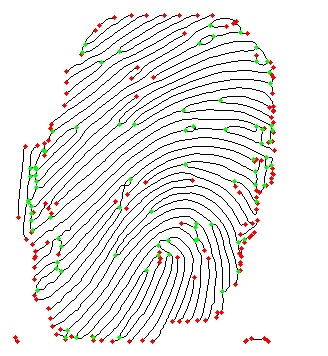
#> input picture Project/minutiaeVisualisation2.jpg, 328 x 356 px, given in place of 002_R3_3.bmp, which was not available
$ python main.py
#> lines starting #> are read from the running program, lines starting #| are printed output that depends on the picture; after the words box and inside, x2 and y2 are one past the last pixel; in counts of white or black regions, pixels touching at a corner belong together; pictures that were not available may be replaced by others from this repository, and a replacement may not be noted
### Cascade1Fingerprint_Processor.py
import cv2 as cv
import numpy as np
import json
from glob import glob
from Fingerprint_Extractor import feature_extractor
from image_enhancement.normalization import normalize
from image_enhancement.segmentation import create_segmented_and_variance_images
from image_enhancement.orientation import calculate_angles
from image_enhancement.frequency import ridge_freq
from image_enhancement.gabor_filter import gabor_filter
from image_enhancement.skeletonize import skeletonize

#zeke

def load_image(image_path):
    return cv.imread(image_path, cv.IMREAD_GRAYSCALE)

def process_fingerprint(image_path, output_dir):
    img = cv.imread(image_path, cv.IMREAD_GRAYSCALE)
#> img: shape (356, 328); min 0, max 255, mean 235.6

    # Perform image enhancement and processing steps
    normalized_img = normalize(img, 100, 100)
    cv.imwrite(f'{output_dir}/01_normalized.jpg', normalized_img)
    segmented_img, norm_img, mask = create_segmented_and_variance_images(normalized_img, 16, 0.2)  #set the background threshhold to 0.37 and window size to 8
    cv.imwrite(f'{output_dir}/02_segmented.jpg', segmented_img)
    angles = calculate_angles(norm_img, 16)
    freq = ridge_freq(norm_img, mask, angles, 16, 5, 5, 15)
    gabor_img = gabor_filter(norm_img, angles, freq)
    cv.imwrite(f'{output_dir}/03_gabor_filtered.jpg', gabor_img)
    skeleton_img = skeletonize(gabor_img)
    cv.imwrite(f'{output_dir}/04_skeleton.jpg', skeleton_img)
    #minutiae_img = calculate_minutiaes(skeleton_img, kernel_size=3, edge_margin=2)

    return skeleton_img, mask
    #return minutiae_img

def center_fingerprint_roi(img, mask):
    # Find contours in the mask
    contours, _ = cv.findContours(mask, cv.RETR_EXTERNAL, cv.CHAIN_APPROX_SIMPLE)

    # Assuming the largest contour corresponds to the fingerprint
    if contours:
        cnt = max(contours, key=cv.contourArea)
        x, y, w, h = cv.boundingRect(cnt)  # Get the bounding box of the fingerprint

        # Calculate the center of the bounding box
        cx, cy = x + w // 2, y + h // 2

        # Calculate the center of the image
        img_cx, img_cy = img.shape[1] // 2, img.shape[0] // 2

        # Calculate the offsets needed to center the bounding box in the image
        offset_x, offset_y = img_cx - cx, img_cy - cy

        # Initialize a new image frame with the same size as the original image
        new_image = np.zeros_like(img)

        # Ensure the offsets do not exceed the original image's bounds
        # This is a simple check; a more robust solution may require additional checks
        if 0 <= y + offset_y < img.shape[0] and 0 <= x + offset_x < img.shape[1]:
            # Place the ROI in the center of the new image frame
            new_image[y + offset_y:y + offset_y + h, x + offset_x:x + offset_x + w] = img[y:y + h, x:x + w]

        return new_image

    return img  # Return the original if no contours found

# [60 lines left out: functions minutiae_counts, divide_into_grids, visualize_minutiae, save_cascade1_output, not called in this run]

### Fingerprint Extractor/image_enhancement/normalization.py
#SOURCED
"""
Normalization is used to standardize the intensity values in an image by adjusting the range of
gray level values so that they extend in a desired range of values and improve the contrast of the
image. The main goal of normalization is to reduce the variance of the gray level value along the
ridges to facilitate subsequent processing steps
"""
from math import sqrt
import numpy as np


def normalize_pixel(x, v0, v, m, m0):
    """
    From Handbook of Fingerprint Recognition pg 133
    Normalize job used by Hong, Wan and Jain(1998)
    similar to https://pdfs.semanticscholar.org/6e86/1d0b58bdf7e2e2bb0ecbf274cee6974fe13f.pdf equation 21
    :param x: pixel value
    :param v0: desired variance
    :param v: global image variance
    :param m: global image mean
    :param m0: desired mean
    :return: normilized pixel
    """
    dev_coeff = sqrt((v0 * ((x - m)**2)) / v)
    return m0 + dev_coeff if x > m else m0 - dev_coeff

def normalize(im, m0, v0):
#> called with m0 = 100, v0 = 100
    m = np.mean(im)
#> m = 235.6
    v = np.std(im) ** 2
#> v = 4123.5
    (y, x) = im.shape
#> y = 356; x = 328
    normilize_image = im.copy()
    for i in range(x):
        for j in range(y):
            normilize_image[j, i] = normalize_pixel(im[j, i], v0, v, m, m0)
#> this loop made 328 passes
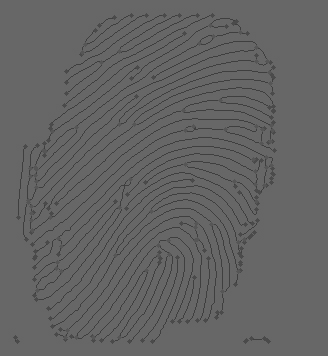
#> normilize_image: shape (356, 328); min 63, max 103, mean 99.8

    return normilize_image

### Fingerprint Extractor/image_enhancement/segmentation.py
#SOURCED AND EDITED
"""
In order to eliminate the edges of the image and areas that are too noisy, segmentation is
necessary. It is based on the calculation of the variance of gray levels. For this purpose, the image
is divided into sub-blocks of (W × W) size’s and for each block the variance.
Then, the root of the variance of each block is compared with a threshold T, if the value obtained
is lower than the threshold, then the corresponding block is considered as the background of the
image and will be excluded by the subsequent processing.

The selected threshold value is T = 0.2 and the selected block size is W = 16

This step makes it possible to reduce the size of the useful part of the image and subsequently to
optimize the extraction phase of the biometric data.
"""
import numpy as np
import cv2 as cv


def normalise(img):
    return (img - np.mean(img))/(np.std(img))


def create_segmented_and_variance_images(im, w, threshold=.2):
    """
    Returns mask identifying the ROI. Calculates the standard deviation in each image block and threshold the ROI
    It also normalises the intesity values of
    the image so that the ridge regions have zero mean, unit standard
    deviation.
    :param im: Image
    :param w: size of the block
    :param threshold: std threshold
    :return: segmented_image
    """
#> called with w = 16, threshold = 0.2
    (y, x) = im.shape
    threshold = np.std(im)*threshold

    image_variance = np.zeros(im.shape)
    segmented_image = im.copy()
    mask = np.ones_like(im)

    for i in range(0, x, w):
        for j in range(0, y, w):
            box = [i, j, min(i + w, x), min(j + w, y)]
            block_stddev = np.std(im[box[1]:box[3], box[0]:box[2]])
            image_variance[box[1]:box[3], box[0]:box[2]] = block_stddev
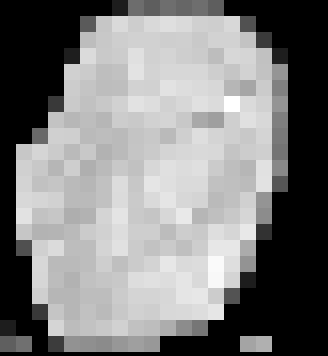
#> image_variance: shape (356, 328) float64; min 0, max 15.51, mean 7.82; drawn with min black and max white

    # apply threshold
    mask[image_variance < threshold] = 0

    # smooth mask with a open/close morphological filter
    kernel = cv.getStructuringElement(cv.MORPH_ELLIPSE,(w*2, w*2))
    mask = cv.morphologyEx(mask, cv.MORPH_OPEN, kernel)
    mask = cv.morphologyEx(mask, cv.MORPH_CLOSE, kernel)

    # normalize segmented image
    segmented_image *= mask
    im = normalise(im)
    mean_val = np.mean(im[mask==0])
    std_val = np.std(im[mask==0])
    norm_img = (im - mean_val)/(std_val)
#> in process_fingerprint, `segmented_img, norm_img, mask = create_segmented_and_variance_images(n..`:
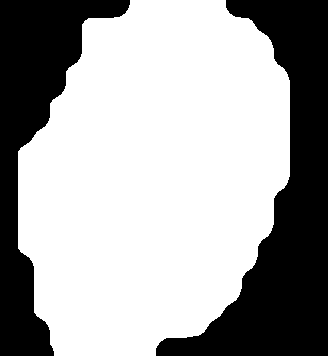
#> mask: shape (356, 328); values 0 (black) and 1 (white), 65.2% white; 2 black regions, box (x1, y1, x2, y2) and area: (156, 0, 328, 356) 24280, (0, 0, 130, 356) 16337

    return segmented_image, norm_img, mask

### Fingerprint Extractor/image_enhancement/orientation.py
#SOURCED
import math
import numpy as np
import cv2 as cv


def calculate_angles(im, W, smoth=False):
    """
    anisotropy orientation estimate, based on equations 5 from:
    https://pdfs.semanticscholar.org/6e86/1d0b58bdf7e2e2bb0ecbf274cee6974fe13f.pdf
    :param im:
    :param W: int width of the ridge
    :return: array
    """
#> called with W = 16, smoth = False
    j1 = lambda x, y: 2 * x * y
    j2 = lambda x, y: x ** 2 - y ** 2
    j3 = lambda x, y: x ** 2 + y ** 2

    (y, x) = im.shape

    sobelOperator = [[-1, 0, 1], [-2, 0, 2], [-1, 0, 1]]
    ySobel = np.array(sobelOperator).astype(int)
    xSobel = np.transpose(ySobel).astype(int)

    result = [[] for i in range(1, y, W)]

    Gx_ = cv.filter2D(im/125,-1, ySobel)*125
    Gy_ = cv.filter2D(im/125,-1, xSobel)*125
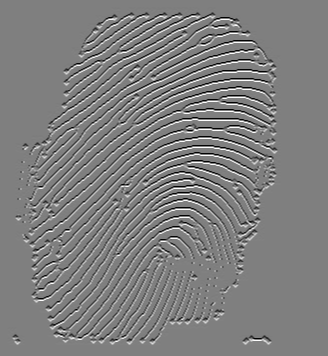
#> Gy_: shape (356, 328) float64; min -92.12, max 92.12, mean 0; drawn with min black and max white

    for j in range(1, y, W):
        for i in range(1, x, W):
            nominator = 0
            denominator = 0
            for l in range(j, min(j + W, y - 1)):
                for k in range(i, min(i + W , x - 1)):
                    Gx = round(Gx_[l, k])  # horizontal gradients at l, k
                    Gy = round(Gy_[l, k])  # vertial gradients at l, k
                    nominator += j1(Gx, Gy)
                    denominator += j2(Gx, Gy)

            if nominator or denominator:
                angle = (math.pi + math.atan2(nominator, denominator)) / 2
                orientation = np.pi/2 + math.atan2(nominator,denominator)/2
                result[int((j-1) // W)].append(angle)
            else:
                result[int((j-1) // W)].append(0)


    result = np.array(result)

    if smoth:
        result = smooth_angles(result)

    return result


def gauss(x, y):
    ssigma = 1.0
    return (1 / (2 * math.pi * ssigma)) * math.exp(-(x * x + y * y) / (2 * ssigma))


# [56 lines left out: functions kernel_from_function, smooth_angles, get_line_ends, visualize_angles, not called in this run]

### Fingerprint Extractor/image_enhancement/frequency.py
#SOURCED
import numpy as np
import math
import scipy.ndimage


def frequest(im, orientim, kernel_size, minWaveLength, maxWaveLength):
    """
    Based on https://pdfs.semanticscholar.org/ca0d/a7c552877e30e1c5d87dfcfb8b5972b0acd9.pdf pg.14
    Function to estimate the fingerprint ridge frequency within a small block
    of a fingerprint image.
    An image block the same size as im with all values set to the estimated ridge spatial frequency.  If a
    ridge frequency cannot be found, or cannot be found within the limits set by min and max Wavlength freqim is set to zeros.
    """
    rows, cols = np.shape(im)

    # Find mean orientation within the block. This is done by averaging the
    # sines and cosines of the doubled angles before reconstructing the angle again.
    cosorient = np.cos(2*orientim) # np.mean(np.cos(2*orientim))
    sinorient = np.sin(2*orientim) # np.mean(np.sin(2*orientim))
    block_orient = math.atan2(sinorient,cosorient)/2

    # Rotate the image block so that the ridges are vertical
    rotim = scipy.ndimage.rotate(im,block_orient/np.pi*180 + 90,axes=(1,0),reshape = False,order = 3,mode = 'nearest')

    # Now crop the image so that the rotated image does not contain any invalid regions.
    cropsze = int(np.fix(rows/np.sqrt(2)))
    offset = int(np.fix((rows-cropsze)/2))
    rotim = rotim[offset:offset+cropsze][:,offset:offset+cropsze]

    # Sum down the columns to get a projection of the grey values down the ridges.
    ridge_sum = np.sum(rotim, axis = 0)
    dilation = scipy.ndimage.grey_dilation(ridge_sum, kernel_size, structure=np.ones(kernel_size))
    ridge_noise = np.abs(dilation - ridge_sum); peak_thresh = 2;
    maxpts = (ridge_noise < peak_thresh) & (ridge_sum > np.mean(ridge_sum))
    maxind = np.where(maxpts)
    _, no_of_peaks = np.shape(maxind)

    # Determine the spatial frequency of the ridges by dividing the
    # distance between the 1st and last peaks by the (No of peaks-1). If no
    # peaks are detected, or the wavelength is outside the allowed bounds, the frequency image is set to 0
    if(no_of_peaks<2):
        freq_block = np.zeros(im.shape)
    else:
        waveLength = (maxind[0][-1] - maxind[0][0])/(no_of_peaks - 1)
        if waveLength>=minWaveLength and waveLength<=maxWaveLength:
            freq_block = 1/np.double(waveLength) * np.ones(im.shape)
        else:
            freq_block = np.zeros(im.shape)
    return(freq_block)


def ridge_freq(im, mask, orient, block_size, kernel_size, minWaveLength, maxWaveLength):
    # Function to estimate the fingerprint ridge frequency across a
    # fingerprint image.
#> called with block_size = 16, kernel_size = 5, minWaveLength = 5, maxWaveLength = 15
    rows,cols = im.shape
    freq = np.zeros((rows,cols))

    for row in range(0, rows - block_size, block_size):
        for col in range(0, cols - block_size, block_size):
            image_block = im[row:row + block_size][:, col:col + block_size]
            angle_block = orient[row // block_size][col // block_size]
            if angle_block:
                freq[row:row + block_size][:, col:col + block_size] = frequest(image_block, angle_block, kernel_size,
                                                                               minWaveLength, maxWaveLength)
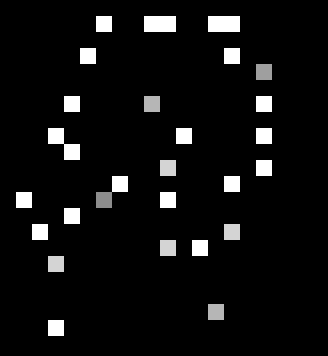
#> freq: shape (356, 328) float64; min 0, max 0.2, mean 0.0123; drawn with min black and max white

    freq = freq*mask
    freq_1d = np.reshape(freq,(1,rows*cols))
    ind = np.where(freq_1d>0)
    ind = np.array(ind)
    ind = ind[1,:]
    non_zero_elems_in_freq = freq_1d[0][ind]
    medianfreq = np.median(non_zero_elems_in_freq) * mask

    return medianfreq

### Fingerprint Extractor/image_enhancement/gabor_filter.py
#SOURCED
"""
The principle of gabor filtering is to modify the value of the pixels of an image, generally in order to
improve its appearance. In practice, it is a matter of creating a new image using the pixel values
of the original image, in order to select in the Fourier domain the set of frequencies that make up
the region to be detected. The filter used is the Gabor filter with even symmetry and oriented at 0 degrees.

The resulting image will be the spatial convolution of the original (normalized) image and one of
the base filters in the direction and local frequency from the two directional and frequency maps
https://airccj.org/CSCP/vol7/csit76809.pdf pg.91
"""

import numpy as np
import scipy
def gabor_filter(im, orient, freq, kx=0.65, ky=0.65):
    """
    Gabor filter is a linear filter used for edge detection. Gabor filter can be viewed as a sinusoidal plane of
    particular frequency and orientation, modulated by a Gaussian envelope.
    :param im:
    :param orient:
    :param freq:
    :param kx:
    :param ky:
    :return:
    """
#> called with kx = 0.65, ky = 0.65
    angleInc = 3
    im = np.double(im)
    rows, cols = im.shape
    return_img = np.zeros((rows,cols))

    # Round the array of frequencies to the nearest 0.01 to reduce the
    # number of distinct frequencies we have to deal with.
    freq_1d = freq.flatten()
    frequency_ind = np.array(np.where(freq_1d>0))
    non_zero_elems_in_freq = freq_1d[frequency_ind]
    non_zero_elems_in_freq = np.double(np.round((non_zero_elems_in_freq*100)))/100
    unfreq = np.unique(non_zero_elems_in_freq)

    # Generate filters corresponding to these distinct frequencies and
    # orientations in 'angleInc' increments.
    sigma_x = 1/unfreq*kx
    sigma_y = 1/unfreq*ky
    block_size = np.round(3*np.max([sigma_x,sigma_y]))
    array = np.linspace(-block_size,block_size, int(2*block_size + 1))
    x, y = np.meshgrid(array, array)

    # gabor filter equation
    reffilter = np.exp(-(((np.power(x,2))/(sigma_x*sigma_x) + (np.power(y,2))/(sigma_y*sigma_y)))) * np.cos(2*np.pi*unfreq[0]*x)
    filt_rows, filt_cols = reffilter.shape
    gabor_filter = np.array(np.zeros((180//angleInc, filt_rows, filt_cols)))

    # Generate rotated versions of the filter.
    for degree in range(0,180//angleInc):
        rot_filt = scipy.ndimage.rotate(reffilter,-(degree*angleInc + 90),reshape = False)
        gabor_filter[degree] = rot_filt

    # Convert orientation matrix values from radians to an index value that corresponds to round(degrees/angleInc)
    maxorientindex = np.round(180/angleInc)
    orientindex = np.round(orient/np.pi*180/angleInc)
    for i in range(0,rows//16):
        for j in range(0,cols//16):
            if(orientindex[i][j] < 1):
                orientindex[i][j] = orientindex[i][j] + maxorientindex
            if(orientindex[i][j] > maxorientindex):
                orientindex[i][j] = orientindex[i][j] - maxorientindex

    # Find indices of matrix points greater than maxsze from the image boundary
    block_size = int(block_size)
    valid_row, valid_col = np.where(freq>0)
    finalind = \
        np.where((valid_row>block_size) & (valid_row<rows - block_size) & (valid_col>block_size) & (valid_col<cols - block_size))

    for k in range(0, np.shape(finalind)[1]):
        r = valid_row[finalind[0][k]]; c = valid_col[finalind[0][k]]
        img_block = im[r-block_size:r+block_size + 1][:,c-block_size:c+block_size + 1]
        return_img[r][c] = np.sum(img_block * gabor_filter[int(orientindex[r//16][c//16]) - 1])
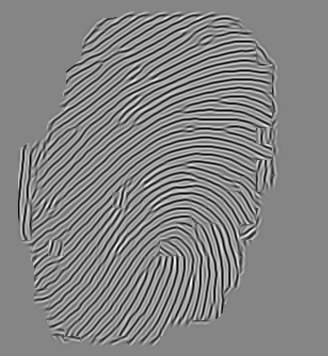
#> return_img: shape (356, 328) float64; min -137.2, max 125.7, mean -1; drawn with min black and max white

    gabor_img = 255 - np.array((return_img < 0)*255).astype(np.uint8)
#> gabor_img: shape (356, 328); 72.6% white; black in thin lines or dots, all inside (x1, y1, x2, y2) = (18, 11, 285, 346)

    return gabor_img

### Fingerprint Extractor/image_enhancement/skeletonize.py
#SOURCED AND EDITED
"""
To facilitate extraction of minutiae the image must be skeletonized: a sequence of morphological
erosion operations will reduce the thickness of the striations until the latter is equal to one pixel
while maintaining the connectivity of the striations ( That is to say that the continuity of the
striaes must be respected, holes must not be inserted). While some papers use Rosenfeld algorithm for its
simplicity. [https://airccj.org/CSCP/vol7/csit76809.pdf pg.91] I used skimage Zha84 A fast parallel algorithm for
thinning digital patterns, T. Y. Zhang and C. Y. Suen, Communications of the ACM, March 1984, Volume 27, Number 3.
"""
import numpy as np
import cv2 as cv
from skimage.morphology import skeletonize as skelt
from skimage.morphology import thin
def skeletonize(image_input):
    """
    https://scikit-image.org/docs/dev/auto_examples/edges/plot_skeleton.html
    Skeletonization reduces binary objects to 1 pixel wide representations.
    skeletonize works by making successive passes of the image. On each pass, border pixels are identified
    and removed on the condition that they do not break the connectivity of the corresponding object.
    :param image_input: 2d array uint8
    :return:
    """
    image = np.zeros_like(image_input)
    image[image_input == 0] = 1.0
    output = np.zeros_like(image_input)

    skeleton = skelt(image)

    output[skeleton] = 255
    cv.bitwise_not(output, output)

    return output


# [43 lines left out: function thinning_morph, not called in this run]

### main.py
import math
import numpy as np
from glob import glob
from Cascade1Fingerprint_Processor import process_fingerprint, visualize_minutiae, center_fingerprint_roi, save_cascade1_output
from image_enhancement.crossing_number import calculate_minutiaes
from Cascade2Fingerprint_Processor import process_cascade2, MinutiaPointHD
from global_matching import match_minutiae, euclidean_distance, angular_difference, MinutiaPointGM, calculate_minutiaesGM

#zeke

if __name__ == "__main__":
    # Path to the fingerprint image file
    output_dir = r"C:\Users\jonat\Documents\miniconda\High-Density-Grid-Based-Fingerprint-Matching\Project"
    image_path = r"C:\Users\jonat\Documents\miniconda\High-Density-Grid-Based-Fingerprint-Matching\database\002\R\002_R3_3.bmp"
#image path to process
    image_path1 = r"C:\Users\jonat\Documents\miniconda\High-Density-Grid-Based-Fingerprint-Matching\database\002\R\002_R3_3.bmp"
    image_path2 = r"C:\Users\jonat\Documents\miniconda\High-Density-Grid-Based-Fingerprint-Matching\database\002\R\002_R3_3.bmp"

    #firstFinger
    # Load the image
    img, mask = process_fingerprint(image_path, output_dir)
    # Center the ROI of the fingerprint in the image
    centered_img = center_fingerprint_roi(img, mask)
#> in center_fingerprint_roi, `new_image[y + offset_y:y + offset_y + h, x + offset_x:x + offset_x + w..`:
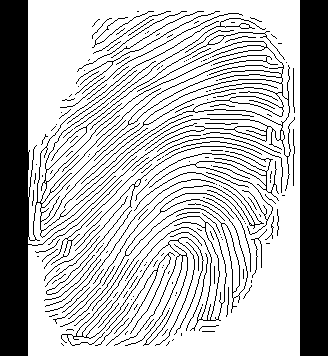
#> new_image: shape (356, 328); 72.3% white; 211 black regions (139 under 20 px), largest, box (x1, y1, x2, y2) and area: (0, 0, 295, 356) 13723, (300, 0, 328, 356) 9968, (61, 216, 227, 346) 1501
    height, width = centered_img.shape
    #height, width = img.shape

    # Check if the image was loaded successfully
    if centered_img is None:
    #if img is None:
        print("Error: Image not found.")
    else:

        #Process image and get minutiae visualization and positions
#> (the run stopped early here; a loop or call above may not have finished)

$ run again, on Fingerprints/DATABASE/001_L2_0.bmp
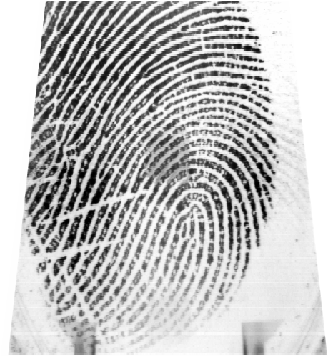
#> input picture Fingerprints/DATABASE/001_L2_0.bmp, 328 x 356 px, given in place of 002_R3_3.bmp, which was not available
#> in process_fingerprint, img is the input picture: shape (356, 328); min 0, max 255, mean 189.9
#> m = 189.9
#> v = 4949.9
#> the loop in normalize, `for i in range(x):` made 328 passes
#> mask: shape (356, 328); values 0 (black) and 1 (white), 68.6% white; 2 black regions, box (x1, y1, x2, y2) and area: (108, 0, 328, 356) 26125, (0, 0, 66, 356) 10575
#> after the loop in gabor_filter, `for k in range(0, np.shape(finalind)[1]):`:
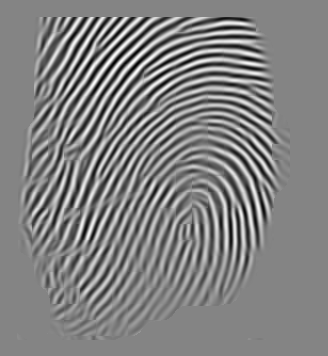
#> return_img: shape (356, 328) float64; min -349.9, max 325.4, mean -4.7; drawn with min black and max white
#> gabor_img: shape (356, 328); 67% white; 41 black regions (7 under 20 px), largest, box (x1, y1, x2, y2) and area: (52, 139, 274, 340) 8009, (49, 62, 290, 319) 3990, (99, 192, 215, 340) 3491
#> skeleton_img: shape (356, 328); 93.7% white; black in thin lines or dots, all inside (x1, y1, x2, y2) = (18, 17, 290, 340)
#> in center_fingerprint_roi, `new_image[y + offset_y:y + offset_y + h, x + offset_x:x + offset_x + w..`:
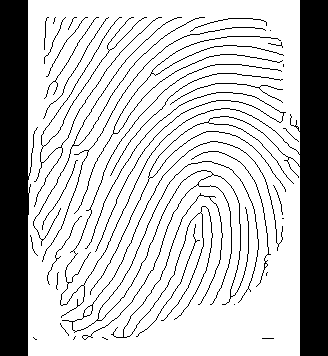
#> new_image: shape (356, 328); 76.6% white; 38 black regions (15 under 20 px), largest, box (x1, y1, x2, y2) and area: (60, 0, 328, 356) 11286, (0, 0, 38, 356) 10052, (62, 141, 283, 340) 1494
